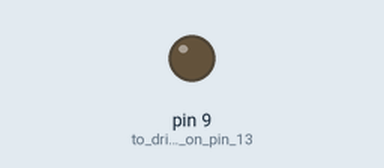
This sketch was run on a simulated Arduino Uno, built with avr-gcc and run on an emulated ATmega328P. Shown: output pins drawn as LEDs (lit = HIGH). What the sketch prints to the serial monitor is not drawn.

Above: at 0.05 s.
At 2.6 s:
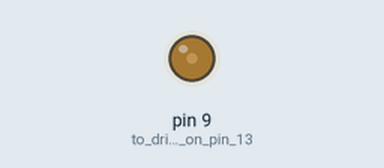
At 5.15 s:
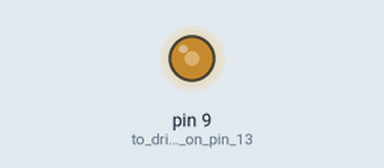
At 10.25 s:
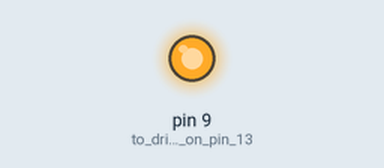
Timing chart, 0 to 13.3 s (numbered marks = the images above):
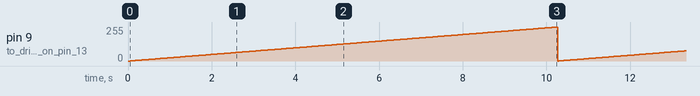

The sketch:

Lab4Sec0.2.ino
```cpp
// Lab4 PWM_dim_LED_compact.ino
// Written By: C. Hochgraf
// Date: Feb 2017

  int sreg;
  unsigned long fadeValue=0;
//***********************************************************************************
void setup()
{
  pinMode(9,OUTPUT);  // to drive led on pin 13
  pinMode(13,INPUT); // to receive digital signal from pin 9
  Serial.begin(9600);
  Serial.println(F("Lab 4: PWM_dim_LED_compact"));
  TCCR1A=0xA3; // configure registers for Timer 1 Mode 7 fast PWM 10bit, clock scale=8x
  TCCR1B=0x0A; // configure registers for Timer 1 Mode 7 fast PWM 10bit, clock scale=8x
  Serial.println();
  Serial.println("I'm ready to blink now. Attach a wire from pin 9 to 13");
}
//***********************************************************************************
void loop()
{ delay(10);
  fadeValue++;
  OCR1A=fadeValue; // load PWM compare register (OCR1A) with new PWM value (fadeValue)
  //OCR1A=512; // generates fixed PWM "analog voltage" of around 2.5 volts dc
  if (fadeValue>=1023) fadeValue=0; // PWM counts up to 10 bit value (1023)
} // Arduino loop()
```

Measured:
- by itself, pin 9 (to_drive_led_on_pin_13): ramps from 0/255 to 255/255 and jumps back, once every 10.2 s
